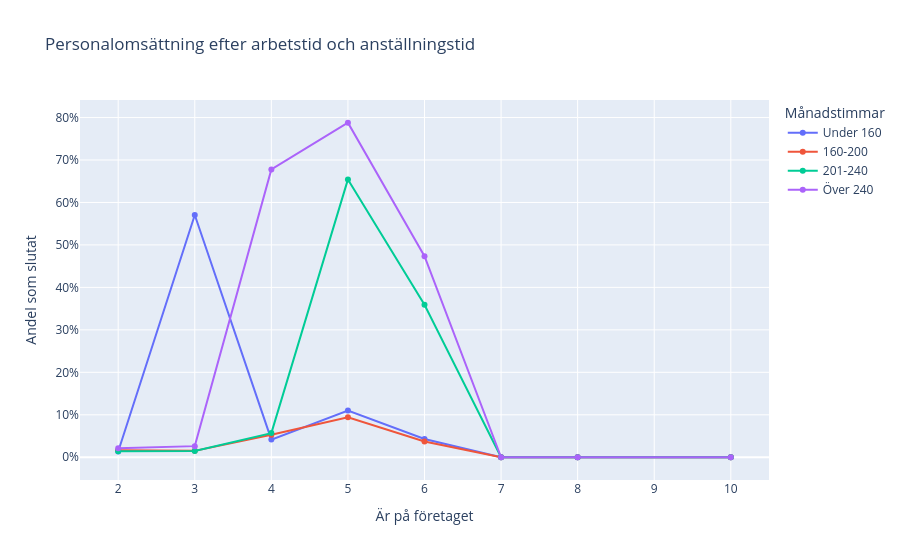

Notebook code for this chart:
### Code cell
# Arbetsbelastning och anstallningstid ar mojliga riskfaktorer.
hr_df["hours_group"] = pd.cut(hr_df["average_montly_hours"], bins=[0, 160, 200, 240, np.inf], labels=["Under 160", "160-200", "201-240", "Över 240"])
workload_summary = (
    hr_df.groupby(["hours_group", "time_spend_company"], observed=True)["left"]
    .mean().reset_index(name="andel_som_slutat")
)
fig = px.line(workload_summary, x="time_spend_company", y="andel_som_slutat", color="hours_group", markers=True, title="Personalomsättning efter arbetstid och anställningstid", labels={"time_spend_company": "Är på företaget", "andel_som_slutat": "Andel som slutat", "hours_group": "Månadstimmar"})
fig.update_yaxes(tickformat=".0%")
fig.show()

### Figure 1 — Plotly figure (JSON) as saved in the notebook; plotly's stock layout.template omitted (floating-point values rounded to 4 significant figures)
{"data": [{"hovertemplate": "Månadstimmar=Under 160<br>Är på företaget=%{x}<br>Andel som slutat=%{y}<extra></extra>", "legendgroup": "Under 160", "line": {"color": "#636efa", "dash": "solid"}, "marker": {"symbol": "circle"}, "mode": "lines+markers", "name": "Under 160", "orientation": "v", "showlegend": true, "type": "scatter", "x": [2, 3, 4, 5, 6, 7, 8, 10], "xaxis": "x", "y": [0.01355, 0.5706, 0.04157, 0.1101, 0.04286, 0.0, 0.0, 0.0], "yaxis": "y"}, {"hovertemplate": "Månadstimmar=160-200<br>Är på företaget=%{x}<br>Andel som slutat=%{y}<extra></extra>", "legendgroup": "160-200", "line": {"color": "#EF553B", "dash": "solid"}, "marker": {"symbol": "circle"}, "mode": "lines+markers", "name": "160-200", "orientation": "v", "showlegend": true, "type": "scatter", "x": [2, 3, 4, 5, 6, 7, 8, 10], "xaxis": "x", "y": [0.0167, 0.01504, 0.05308, 0.09392, 0.03704, 0.0, 0.0, 0.0], "yaxis": "y"}, {"hovertemplate": "Månadstimmar=201-240<br>Är på företaget=%{x}<br>Andel som slutat=%{y}<extra></extra>", "legendgroup": "201-240", "line": {"color": "#00cc96", "dash": "solid"}, "marker": {"symbol": "circle"}, "mode": "lines+markers", "name": "201-240", "orientation": "v", "showlegend": true, "type": "scatter", "x": [2, 3, 4, 5, 6, 7, 8, 10], "xaxis": "x", "y": [0.0139, 0.01494, 0.05682, 0.6543, 0.3592, 0.0, 0.0, 0.0], "yaxis": "y"}, {"hovertemplate": "Månadstimmar=Över 240<br>Är på företaget=%{x}<br>Andel som slutat=%{y}<extra></extra>", "legendgroup": "Över 240", "line": {"color": "#ab63fa", "dash": "solid"}, "marker": {"symbol": "circle"}, "mode": "lines+markers", "name": "Över 240", "orientation": "v", "showlegend": true, "type": "scatter", "x": [2, 3, 4, 5, 6, 7, 8, 10], "xaxis": "x", "y": [0.02148, 0.02616, 0.6777, 0.7877, 0.4735, 0.0, 0.0, 0.0], "yaxis": "y"}], "layout": {"legend": {"title": {"text": "Månadstimmar"}, "tracegroupgap": 0}, "title": {"text": "Personalomsättning efter arbetstid och anställningstid"}, "xaxis": {"anchor": "y", "domain": [0, 1], "title": {"text": "Är på företaget"}}, "yaxis": {"anchor": "x", "domain": [0, 1], "tickformat": ".0%", "title": {"text": "Andel som slutat"}}}}
